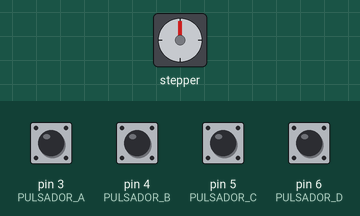
Bench run of a sketch on a simulated Arduino Nano, built with avr-gcc and run on an emulated ATmega328P. Parts: stepper motor. Wiring (inferred from the names in the program): stepper motor driver (200 steps per turn assumed): step pin 12; direction pin 9. Inputs (shaded band) come from the test bench; at power-on: pin 3 (PULSADOR_A), pin 4 (PULSADOR_B), pin 5 (PULSADOR_C), pin 6 (PULSADOR_D) LOW.

Above: at 1.2 s.
1.3 s: pin 3 (PULSADOR_A) pulled HIGH for 0.15 s
At 2.2 s:
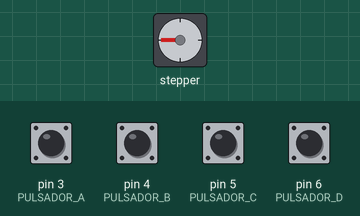
3.7 s: pin 4 (PULSADOR_B) pulled HIGH for 0.15 s
At 4.95 s:
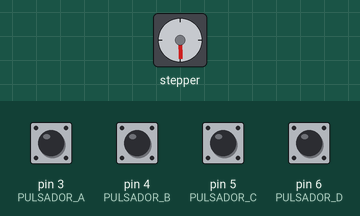
6.5 s: pin 5 (PULSADOR_C) pulled HIGH for 0.15 s
At 8.1 s:
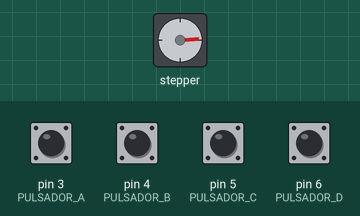
9.6 s: pin 6 (PULSADOR_D) pulled HIGH for 0.15 s
At 10.3 s:
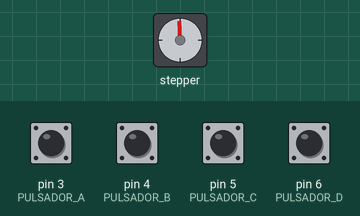
12.6 s: pin 3 (PULSADOR_A) pulled HIGH for 1 s
At 14.15 s:
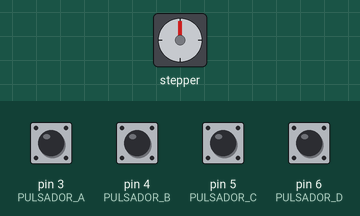
15.9 s: pin 4 (PULSADOR_B) pulled HIGH for 1 s
At 17.75 s:
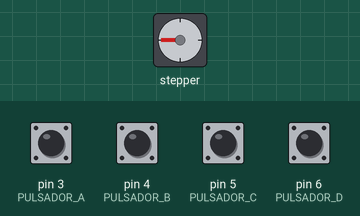
Timing chart, 0 to 19.6 s (numbered marks = the images above; inputs shaded):
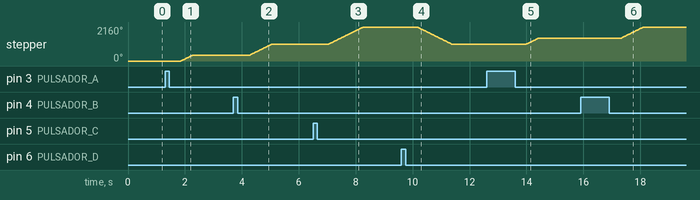

The sketch:

Codigo_Nema_YouTube.ino
```cpp
/*KAMIKAZE SOLUCIONES ELECTRONICAS presenta:
 Codigo de Arduino Nano, para control de Motor Nema 17
 */

int DIR = 9;
int enable = 11;
int STEP = 12;

int PULSADOR_A = 3;//200 pasos
int PULSADOR_B = 4;//400 pasos
int PULSADOR_C = 5;//600 pasos
int PULSADOR_D = 6;//RETURN = 600 pasos


int modo1=0;
int modo2=0;
int modo3=0;
int modo4=0;


int PULSADOR_A_pressed = 0;
int PULSADOR_B_pressed = 0;
int PULSADOR_C_pressed = 0;
int PULSADOR_D_pressed = 0;


void setup() {

  pinMode(PULSADOR_A,INPUT);
  pinMode(PULSADOR_B,INPUT);
  pinMode(PULSADOR_C,INPUT);
  pinMode(PULSADOR_D,INPUT);

  pinMode(STEP, OUTPUT);
  pinMode(DIR, OUTPUT);

  }

void loop(){
//*************************************************************
//MODO 1: 200 pasos de Motor
//*************************************************************
int modo1 = digitalRead(PULSADOR_A);
  if(modo1==HIGH) {
   PULSADOR_A_pressed  = 1;
  } else if(modo1==LOW && PULSADOR_A_pressed ==1) {
   PULSADOR_A_pressed  = 0;

    digitalWrite(enable, HIGH);
    delay(200);
    digitalWrite(enable, LOW);
    delay(200);

    digitalWrite(DIR, HIGH);     // giro en sentido opuesto
    for(int i = 0; i < 200; i++){  //200 PASOS =
    digitalWrite(STEP, HIGH);
    delay(1);
    digitalWrite(STEP, LOW);
    delay(1);
      }
        }
//*************************************************************
//MODO 2: 400 pasos de Motor
//*************************************************************
 int modo2 = digitalRead(PULSADOR_B);
  if(modo2==HIGH) {
   PULSADOR_B_pressed  = 1;
  } else if(modo2==LOW && PULSADOR_B_pressed ==1) {
   PULSADOR_B_pressed  = 0;

    digitalWrite(enable, HIGH);
    delay(200);
    digitalWrite(enable, LOW);
    delay(200);

    digitalWrite(DIR, HIGH);     // giro en sentido opuesto
    for(int i = 0; i < 400; i++){  //400 PASOS
    digitalWrite(STEP, HIGH);
    delay(1);
    digitalWrite(STEP, LOW);
    delay(1);
      }
        }
//*************************************************************
//MODO 3: 600 pasos de Motor
//*************************************************************
int modo3 = digitalRead(PULSADOR_C);
  if(modo3==HIGH) {
   PULSADOR_C_pressed  = 1;
  } else if(modo3==LOW && PULSADOR_C_pressed ==1) {
   PULSADOR_C_pressed  = 0;

    digitalWrite(enable, HIGH);
    delay(200);
    digitalWrite(enable, LOW);
    delay(200);

    digitalWrite(DIR, HIGH);     // giro en sentido opuesto
    for(int i = 0; i < 600; i++){  //600 PASOS
    digitalWrite(STEP, HIGH);
    delay(1);
    digitalWrite(STEP, LOW);
    delay(1);
      }
        }
    //*************************************************************
//MODO 4: MOTOR RETORNA 600 pasos
//*************************************************************
int modo4 = digitalRead(PULSADOR_D);
  if(modo4==HIGH) {
   PULSADOR_D_pressed  = 1;
  } else if(modo4==LOW && PULSADOR_D_pressed ==1) {
   PULSADOR_D_pressed  = 0;

    digitalWrite(enable, HIGH);
    delay(200);
    digitalWrite(enable, LOW);
    delay(200);

    digitalWrite(DIR, LOW);     // giro en sentido opuesto
    for(int i = 0; i < 600; i++){  //600 PASOS
    digitalWrite(STEP, HIGH);
    delay(1);
    digitalWrite(STEP, LOW);
    delay(1);
      }
        }
    }
```

Measured:
- after the input at 1.3 s, stepper: turns 360° clockwise in 0.40 s, starting after 0.55 s
- after the input at 3.7 s, stepper: turns 720° clockwise in 0.80 s, starting after 0.55 s
- after the input at 6.5 s, stepper: turns 1080° clockwise in 1.2 s, starting after 0.55 s
- after the input at 9.6 s, stepper: turns 1080° counter-clockwise in 1.2 s, starting after 0.55 s
- after the input at 12.6 s, stepper: turns 360° clockwise in 0.40 s, starting after 1.4 s
- after the input at 15.9 s, stepper: turns 720° clockwise in 0.80 s, starting after 1.4 s
